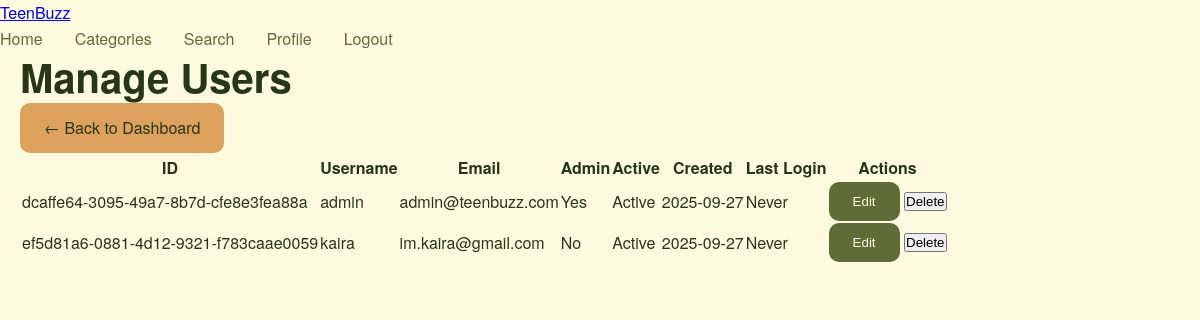
/admin/users (signed in), run on an earlier commit of the app's database.
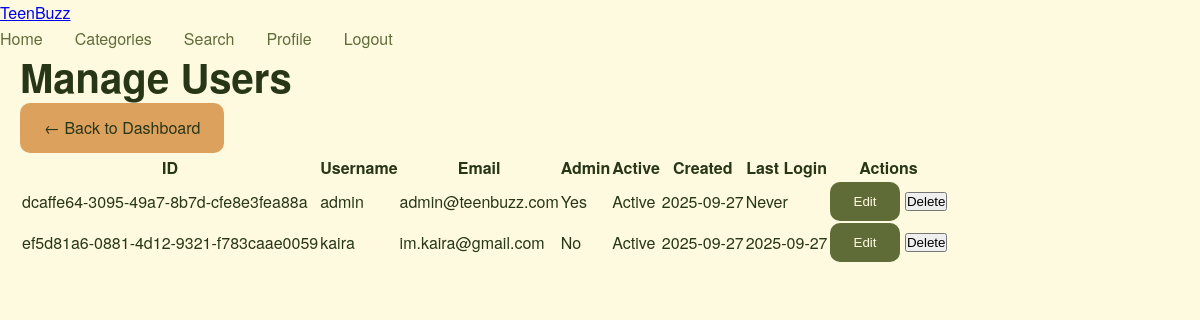
And on a later commit of the database.
### tables this page shows
CREATE TABLE users (
            id TEXT PRIMARY KEY,
            username TEXT UNIQUE NOT NULL,
            email TEXT UNIQUE NOT NULL,
            password_hash TEXT NOT NULL,
            is_admin BOOLEAN DEFAULT 0,
            created_at TIMESTAMP DEFAULT CURRENT_TIMESTAMP,
            updated_at TIMESTAMP DEFAULT CURRENT_TIMESTAMP
        , last_login TIMESTAMP, is_active BOOLEAN DEFAULT 1);

### app_with_auth.py (the view)
@app.route('/admin/users')
@admin_required
def admin_users():
    try:
        users = local_db.select('users') if local_db else []
        return render_template('admin_users.html', users=users)
    except Exception as e:
        flash(f'Error loading users: {str(e)}', 'error')
        return render_template('admin_users.html', users=[])

### app_with_auth.py (called while the page is built)
@app.context_processor
def inject_user():
    return {
        'current_user': get_current_user(),
        'is_authenticated': is_authenticated(),
        'is_admin': is_admin()
    }

### auth_system_enhanced.py (called while the page is built)
def admin_required(f):
    @wraps(f)
    def decorated_function(*args, **kwargs):
        if not auth_manager.is_authenticated():
            flash('Please log in to access this page.', 'error')
            return redirect(url_for('login'))
        if not auth_manager.is_admin():
            flash('Admin access required.', 'error')
            return redirect(url_for('home'))
        return f(*args, **kwargs)
    return decorated_function

def get_current_user():
    return auth_manager.get_current_user()

def is_authenticated():
    return auth_manager.is_authenticated()

def is_admin():
    return auth_manager.is_admin()

    def get_current_user(self):
        if not session.get('is_authenticated'):
            return None
        return {
            'id': session.get('user_id'),
            'username': session.get('username'),
            'email': session.get('email'),
            'is_admin': session.get('is_admin', False)
        }

    def is_authenticated(self):
        return session.get('is_authenticated', False)

    def is_admin(self):
        return session.get('is_admin', False)

### database_manager.py (called while the page is built)
    def execute_query(self, query: str, params: tuple = ()) -> List[Dict[str, Any]]:
        if not self.conn:
            self.connect()
        cursor = self.conn.cursor()
        cursor.execute(query, params)
        columns = [description[0] for description in cursor.description] if cursor.description else []
        results = [dict(zip(columns, row)) for row in cursor.fetchall()]
        self.conn.commit()
        return results

    def select(self, table: str, columns: str = '*', where: str = '', params: tuple = (), limit: int = None) -> List[Dict[str, Any]]:
        query = f"SELECT {columns} FROM {table}"
        if where:
            query += f" WHERE {where}"
        if limit:
            query += f" LIMIT {limit}"
        return self.execute_query(query, params)

### templates/admin_users.html (shortened to what this page needs)
<!DOCTYPE html>
<html lang="en">
<head>
    <link rel="stylesheet" href="{{ url_for('static', filename='css/style.css') }}">
</head>
<body>
    <nav class="navbar">
        <div class="nav-container">
            <div class="nav-logo">
                <a href="{{ url_for('home') }}">TeenBuzz</a>
            </div>
            <div class="nav-menu">
                <a href="{{ url_for('home') }}" class="nav-link">Home</a>
                <a href="{{ url_for('categories') }}" class="nav-link">Categories</a>
                <a href="{{ url_for('search_articles') }}" class="nav-link">Search</a>
                {% if is_authenticated %}
                    <a href="{{ url_for('user_profile') }}" class="nav-link">Profile</a>
                    <a href="{{ url_for('logout') }}" class="nav-link">Logout</a>
                {% else %}
                    <a href="{{ url_for('login') }}" class="nav-link">Login</a>
                    <a href="{{ url_for('register') }}" class="nav-link">Register</a>
                {% endif %}
            </div>
        </div>
    </nav>
    <main class="main-content">
        <div class="container">
            <div class="admin-header">
                <h1>Manage Users</h1>
                <a href="{{ url_for('admin_dashboard') }}" class="btn btn-secondary">← Back to Dashboard</a>
            </div>
            <div class="admin-table-container">
                <table class="admin-table">
                    <thead>
                        <tr>
                            <th>ID</th>
                            <th>Username</th>
                            <th>Email</th>
                            <th>Admin</th>
                            <th>Active</th>
                            <th>Created</th>
                            <th>Last Login</th>
                            <th>Actions</th>
                        </tr>
                    </thead>
                    <tbody>
                        {% for user in users %}
                        <tr>
                            <td>{{ user.id }}</td>
                            <td>{{ user.username }}</td>
                            <td>{{ user.email }}</td>
                            <td>
                                {% if user.is_admin %}
                                    <span class="badge badge-success">Yes</span>
                                {% else %}
                                    <span class="badge badge-secondary">No</span>
                                {% endif %}
                            </td>
                            <td>
                                {% if user.is_active %}
                                    <span class="badge badge-success">Active</span>
                                {% else %}
                                    <span class="badge badge-danger">Inactive</span>
                                {% endif %}
                            </td>
                            <td>{{ user.created_at[:10] if user.created_at else 'N/A' }}</td>
                            <td>{{ user.last_login[:10] if user.last_login else 'Never' }}</td>
                            <td>
                                <button class="btn btn-sm btn-primary">Edit</button>
                                <button class="btn btn-sm btn-danger">Delete</button>
                            </td>
                        </tr>
                        {% endfor %}
                    </tbody>
                </table>
            </div>
        </div>
    </main>
</body>
</html>

### static/css/style.css (style rules this page uses)
:root { --primary-color: #606c38; --secondary-color: #283618; --bg-primary: #fefae0; --accent-color: #dda15e; --highlight-color: #bc6c25; --text-primary: #283618; --text-secondary: #606c38; --text-light: #fefae0; --success-color: #28a745; --danger-color: #dc3545; --warning-color: #ffc107; --info-color: #17a2b8; --shadow-light: 0 2px 10px rgba(0,0,0,0.1); --shadow-medium: 0 4px 20px rgba(0,0,0,0.15); --shadow-heavy: 0 8px 30px rgba(0,0,0,0.2); --border-radius: 16px; --border-radius-small: 10px; --transition: all 0.3s ease; --primary-blue: #1e40af; --secondary-blue: #3b82f6; --accent-orange: #f97316; --text-dark: #1f2937; --text-gray: #6b7280; --bg-white: #ffffff; --bg-light: #f9fafb; --border-light: #e5e7eb; }
* { margin: 0; padding: 0; box-sizing: border-box; }
body { font-family: 'Helvetica Neue', Helvetica, Arial, sans-serif; line-height: 1.6; color: var(--text-primary); background-color: var(--bg-primary); }
.container { max-width: 1200px; margin: 0 auto; padding: 0 20px; }
h1, h2, h3, h4 { font-weight: 600; line-height: 1.3; }
h1 { font-size: 2.5rem; }
.btn-primary, .btn-secondary, .btn-filter { padding: 12px 24px; border: none; border-radius: var(--border-radius-small); font-weight: 500; cursor: pointer; transition: var(--transition); text-decoration: none; display: inline-block; }
.btn-primary { background: var(--primary-color); color: var(--bg-primary); }
.btn-secondary { background: var(--accent-color); color: var(--secondary-color); border: none; }
.nav-menu { display: flex; align-items: center; gap: 2rem; }
.nav-link { text-decoration: none; color: var(--text-secondary); font-weight: 500; transition: var(--transition); }

What changed in the data, as far as the page shows it:
changed users "ef5d81a6-0881-4d12-9321-f783caae0059": last_login "Never" → "2025-09-27"
